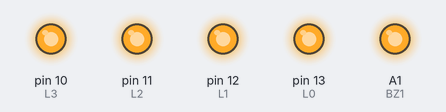
Simulated run of this sketch. Board: Arduino Uno, built with avr-gcc and run on an emulated ATmega328P. Shown: output pins drawn as LEDs (lit = HIGH).

Above: at 0.5 s.
At 3.5 s:
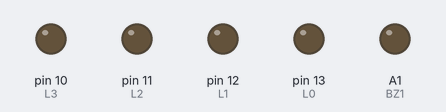
Timing chart, 0 to 4.6 s (numbered marks = the images above):
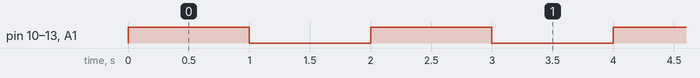

Measured:
- by itself, pin 10 (L3), pin 11 (L2), pin 12 (L1), pin 13 (L0), A1 (BZ1): alternates HIGH for 1.0 s and LOW for 1.0 s

The sketch:

Blinking_LEDs.ino
```cpp
/* Project name		: Blinking_LEDs_for_Robomart_Arduino_Board
// Complied by 		: www.robomart.com
// Designed for         : ROBOSAPIENS TECHNOLOGIES PVT. LTD
//                	  http://www.robosapiensindia.com

/*********Blinking of LEDs with Buzzer as indicator using Arduino Library*********/

/*
Turn 4 Bit LED and Buzzer ON for one second, then OFF for one second, repeatedly.
 */

// 4 Bit LEDs (L0 – L3) connected to Pin 13, 12, 11, 10 respectively and Buzzer BZ1 // connected to analog pin A1.
// give them a name:
int L0 = 13;
int L1 = 12;
int L2 = 11;
int L3 = 10;
int BZ1 = A1;

// the setup routine runs once when you press reset:
void setup()
{
// initialize the digital pins as an output.
pinMode(L0, OUTPUT);
pinMode(L1, OUTPUT);
pinMode(L2, OUTPUT);
pinMode(L3, OUTPUT);
pinMode(BZ1, OUTPUT);

}

// the loop routine runs over and over again forever:
void loop()
{
digitalWrite(L0, HIGH);   // turn the LED L0 ON (HIGH is the voltage level)
digitalWrite(L1, HIGH);   // turn the LED L1 ON (HIGH is the voltage level)
digitalWrite(L2, HIGH);   // turn the LED L2 ON (HIGH is the voltage level)
digitalWrite(L3, HIGH);   // turn the LED L3 ON (HIGH is the voltage level)
digitalWrite(BZ1, HIGH);  // turn the Buzzer BZ1 ON (HIGH is the voltage level)
  delay(1000);              // wait for a second

digitalWrite(L0, LOW);    // turn the LED L0 OFF by making the voltage LOW
digitalWrite(L1, LOW);    // turn the LED L1 OFF by making the voltage LOW
digitalWrite(L2, LOW);    // turn the LED L2 OFF by making the voltage LOW
digitalWrite(L3, LOW);    // turn the LED L3 OFF by making the voltage LOW
digitalWrite(BZ1, LOW);   // turn the Buzzer BZ1 OFF by making the voltage LOW
  delay(1000);              // wait for a second
}
/*************end of the program*************/
```
